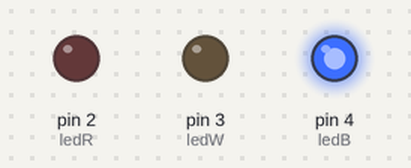
The sketch below on a simulated Arduino Uno, built with avr-gcc and run on an emulated ATmega328P. Parts: output pins drawn as LEDs (lit = HIGH). What the sketch prints to the serial monitor is not drawn.

Above: at 8.12 s.
At 10.37 s:
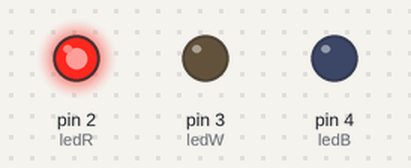
Timing chart, 0 to 11.0 s (numbered marks = the images above):
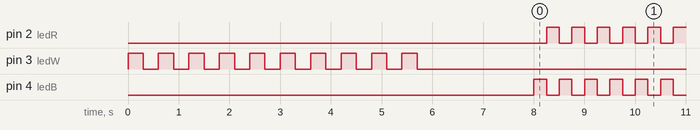

The sketch:

circuito-tres-leds.ino
```cpp
// Atribui nomes aos pinos de I/O
#define BT1 8
#define BT2 9
#define ledR 2
#define ledW 3
#define ledB 4

bool statusBT1;
int contador;

void setup() {
  // Habilitar comunicação serial (baud rate de 9600 bits/s)
  Serial.begin(9600);
  // Configurar os pinos de I/O:
  pinMode(BT1, INPUT);
  pinMode(BT2, INPUT);
  pinMode(ledR, OUTPUT);
  pinMode(ledW, OUTPUT);
  pinMode(ledB, OUTPUT);

  for(int i = 0; i < 10; i++){
    Serial.println(i);
    piscaW();
  }

  Serial.println("Fim da inicialização");
  delay(2000);
}

void loop() {
    piscaRB();
}

void piscaRB(){
    digitalWrite(ledB, HIGH);
    digitalWrite(ledR, LOW);
    delay(250);
    digitalWrite(ledR, HIGH);
    digitalWrite(ledB, LOW);
    delay(250);
}

void piscaW(){
    digitalWrite(ledR, LOW);
    digitalWrite(ledW, HIGH);
    delay(300);
    digitalWrite(ledW, LOW);
    delay(300);
}
```

Measured:
- by itself, pin 2 (ledR), pin 4 (ledB): alternates HIGH for 0.25 s and LOW for 0.25 s
